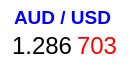
     <widget class="QWidget" name="widget1_6" native="true">
      <property name="geometry">
       <rect>
        <x>150</x>
        <y>80</y>
        <width>137</width>
        <height>68</height>
       </rect>
      </property>
      <property name="styleSheet">
       <string notr="true">background-color: rgb(255, 255, 255);
border-radius: 10px
</string>
      </property>
      <widget class="QLabel" name="labelAUDUSD1">
       <property name="geometry">
        <rect>
         <x>14</x>
         <y>2</y>
         <width>111</width>
         <height>31</height>
        </rect>
       </property>
       <property name="font">
        <font>
         <pointsize>14</pointsize>
         <weight>75</weight>
         <bold>true</bold>
        </font>
       </property>
       <property name="styleSheet">
        <string notr="true">color: rgb(0, 0, 255);
</string>
       </property>
       <property name="text">
        <string>AUD / USD</string>
       </property>
      </widget>
      <widget class="QLabel" name="labelAUDUSD2">
       <property name="geometry">
        <rect>
         <x>12</x>
         <y>30</y>
         <width>61</width>
         <height>31</height>
        </rect>
       </property>
       <property name="font">
        <font>
         <pointsize>18</pointsize>
        </font>
       </property>
       <property name="styleSheet">
        <string notr="true"/>
       </property>
       <property name="text">
        <string>1.286</string>
       </property>
      </widget>
      <widget class="QLabel" name="labelAUDUSD3">
       <property name="geometry">
        <rect>
         <x>77</x>
         <y>30</y>
         <width>41</width>
         <height>31</height>
        </rect>
       </property>
       <property name="font">
        <font>
         <pointsize>18</pointsize>
        </font>
       </property>
       <property name="styleSheet">
        <string notr="true">color: rgb(255, 0, 0);
</string>
       </property>
       <property name="text">
        <string>703</string>
       </property>
      </widget>
     </widget>
